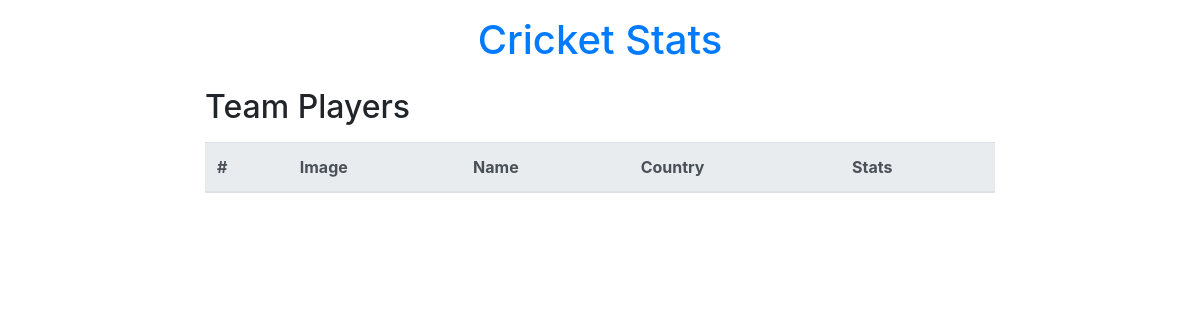
The app's page /team-players/2/, older data.
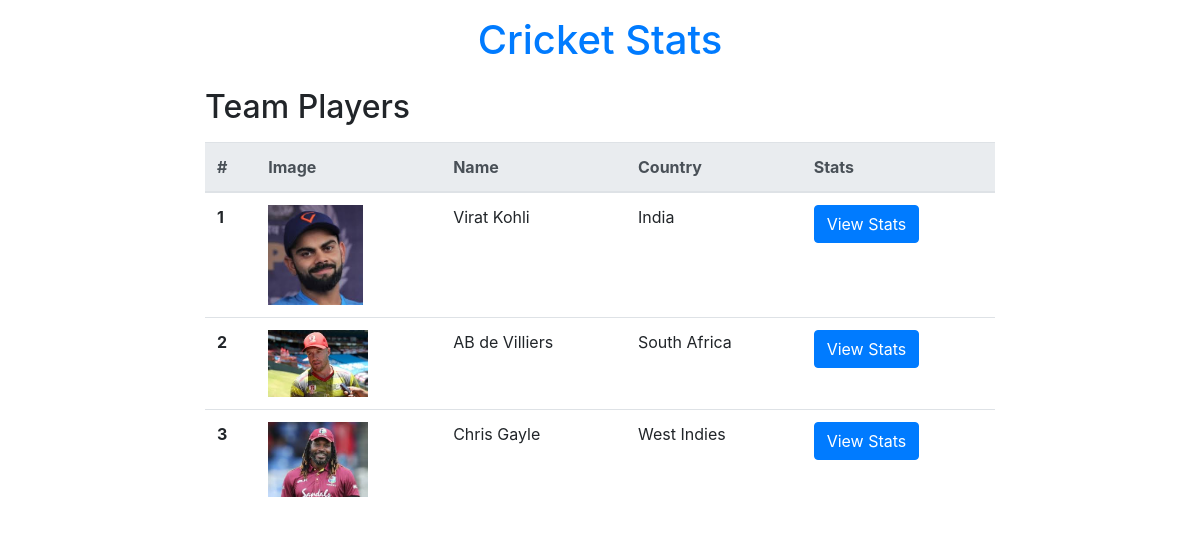
The same page, newer data.
### stats/models.py (models this page shows, shortened)
class PlayerModel(models.Model):
    first_name = models.CharField(max_length=255, null=False, blank=False)
    last_name = models.CharField(max_length=255, null=False, blank=False)
    image = models.ImageField(null=False, blank=False)
    jersey_num = models.PositiveSmallIntegerField(null=False, blank=False)
    country = models.CharField(max_length=255, null=False, blank=False)
    matches = models.PositiveSmallIntegerField(default=0, null=False, blank=False)
    runs = models.PositiveSmallIntegerField(default=0, null=False, blank=False)
    highest_score = models.PositiveSmallIntegerField(default=0, null=False, blank=False)
    fifties = models.PositiveSmallIntegerField(default=0, null=False, blank=False)
    hundreds = models.PositiveSmallIntegerField(default=0, null=False, blank=False)
    team = models.ForeignKey(TeamModel, on_delete=models.CASCADE, null=False, blank=False)

### stats/views.py (the view)
# urls.py: path('team-players/<int:team_id>/', views.team_players_view),
def team_players_view(request, team_id):
    players = models.PlayerModel.objects.filter(team_id=team_id)
    return render(request, 'stats/team_players.html', {'players': players})

### stats/templates/stats/team_players.html (shortened to what this page needs)
<!DOCTYPE html>
<html lang="en">
<head>
    <link rel="stylesheet"
        href="https://cdnjs.cloudflare.com/ajax/libs/twitter-bootstrap/4.4.1/css/bootstrap.min.css" />
</head>
<body>
    <div class="row mt-3">
        <div class="col-lg-2"></div>
        <div class="col-lg-8 text-center">
            <h1><a href="/">Cricket Stats</a></h1>
        </div>
    </div>
    <div class="row mt-3">
        <div class="col-lg-2"></div>
        <div class="col-lg-8">
            <h2>Team Players</h2>
            <table class="table mt-3">
                <thead class="thead-light">
                    <tr>
                        <th scope="col">#</th>
                        <th scope="col">Image</th>
                        <th scope="col">Name</th>
                        <th scope="col">Country</th>
                        <th scope="col">Stats</th>
                    </tr>
                </thead>
                <tbody>
                    {% for player in players %}
                        <tr>
                            <th scope="row">{{ forloop.counter }}</th>
                            <td><img class="img-fluid" style="max-width: 100px; max-height: 100px;"
                                    src="{{ player.image.url }}" alt=""></td>
                            <td>{{ player.first_name }} {{ player.last_name }}</td>
                            <td>{{ player.country }}</td>
                            <td><a href="/player-stats/{{ player.id }}/" class="btn btn-primary">View Stats</a></td>
                        </tr>
                    {% endfor %}
                </tbody>
            </table>
        </div>
    </div>
</body>
</html>

Row changes from the older to the newer data that the page shows:
added PlayerModel: image (picture), first_name "Virat", last_name "Kohli", country "India"
added PlayerModel: image (picture), first_name "AB", last_name "de Villiers", country "South Africa"
added PlayerModel: image (picture), first_name "Chris", last_name "Gayle", country "West Indies"
